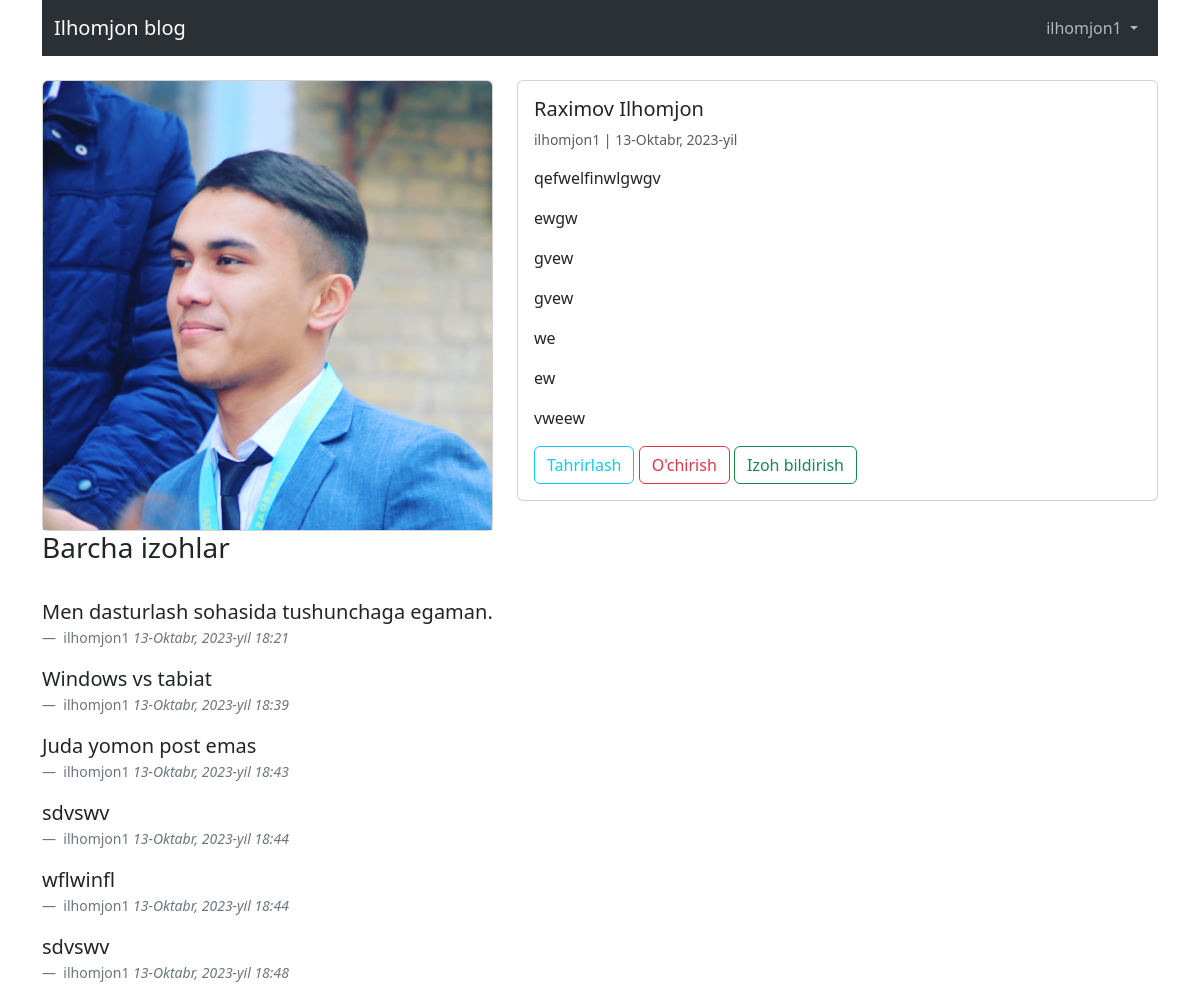
Page /blog/1/ (signed in) on the committed database.
### blog/models.py (models this page shows, shortened)
class Blog(models.Model):
    title = models.CharField(max_length=255, verbose_name='sarlavha')
    summary = models.CharField(max_length=500)
    body = RichTextField()
    image = models.ImageField(upload_to='images/', blank=True)
    at_date = models.DateField(auto_now_add=True)
    author = models.ForeignKey(User, on_delete=models.CASCADE)

class Comment(models.Model):
    id = models.AutoField(primary_key=True)
    blog = models.ForeignKey(Blog, on_delete=models.CASCADE, related_name='comments')
    comment = models.CharField(max_length=255)
    author = models.ForeignKey(
        User,
        on_delete=models.CASCADE
    )
    timestamp = models.DateTimeField(auto_now_add=True)

### blog/views.py (the view)
# urls.py: path('blog/<int:pk>/', BlogDetailView.as_view(), name='blog_detail'),
class BlogDetailView(DetailView):
    model = Blog
    template_name = 'blog.html'
    context_object_name = 'blog'

### templates/blog.html (shortened to what this page needs)
{% extends 'base.html' %}
{% block content %}
<br>
<div class="row">
    {% if blog.image %}
  <div class="col-sm-5 mb-3 mb-sm-0">
    <div class="card">
        <img src="{{ blog.image.url }}" class="card-img-top" alt="{{ article.title }}">
    </div>
  </div>
    {% endif %}
  <div class="col-sm-7">
    <div class="card">
      <div class="card-body">
        <h5 class="card-title">{{ blog.title }}</h5>
        <p class="card-text"><small class="text-body-secondary">{{ blog.author }} | {{ blog.at_date }}</small></p>
        <p class="card-text">{{ blog.body | safe }}</p>
        <a href="{% url 'edit_blog' blog.pk %}" class="btn btn-outline-info">Tahrirlash</a>
        <a href="{% url 'delete_blog' blog.pk %}" class="btn btn-outline-danger">O'chirish</a>
        <a href="{% url 'comment' blog.pk %}" class="btn btn-outline-success">Izoh bildirish</a>
      </div>
    </div>
  </div>
</div>
<h3>Barcha izohlar</h3>
<br>
{% for comment in blog.comments.all %}
<figure>
  <blockquote class="blockquote">
    <p>{{ comment.comment }}</p>
  </blockquote>
  <figcaption class="blockquote-footer">
    {{ comment.author }} <cite title="Source Title">{{ comment.timestamp }}</cite>
  </figcaption>
</figure>
{% endfor %}
{% endblock content %}

### templates/base.html (shortened to what this page needs)
{% load static %}
<!doctype html>
<html lang="en">
  <head>
    <link href="https://cdn.jsdelivr.net/npm/bootstrap@5.3.2/dist/css/bootstrap.min.css" rel="stylesheet">
  </head>
  <body>
  <div class="container" data-bs-theme="dark">
  <nav class="navbar navbar-expand-lg bg-body-tertiary">
  <div class="container-fluid">
    <a class="navbar-brand" href="{% url 'home' %}">Ilhomjon blog</a>
    <div class="collapse navbar-collapse" id="navbarScroll">
        {% if user.is_authenticated %}
      <ul class="navbar-nav ms-auto my-2 my-lg-0 navbar-nav-scroll" style="--bs-scroll-height: 100px;">
        <li class="nav-item dropdown">
          <a class="nav-link dropdown-toggle" href="#" role="button" data-bs-toggle="dropdown" aria-expanded="false">
            {{user.username}}
          </a>
        </li>
      </ul>
        {% endif %}
    </div>
  </div>
</nav>
    </div>
    <main>
      <div class="container">
        {% block content %}
        {% endblock content %}
      </div>
    </main>
  </body>
</html>

### rows in the picture
Blog: image (picture), title "Raximov Ilhomjon", author "ilhomjon1", at_date "13-Oktabr, 2023-yil", body "qefwelfinwlgwgv ewgw gvew gvew we ew vweew"
Comment: comment "Men dasturlash sohasida tushunchaga egaman.", author "ilhomjon1", timestamp "13-Oktabr, 2023-yil 18:21"
Comment: comment "Windows vs tabiat", author "ilhomjon1", timestamp "13-Oktabr, 2023-yil 18:39"
Comment: comment "Juda yomon post emas", author "ilhomjon1", timestamp "13-Oktabr, 2023-yil 18:43"
Comment: comment "sdvswv", author "ilhomjon1", timestamp "13-Oktabr, 2023-yil 18:44"
Comment: comment "wflwinfl", author "ilhomjon1", timestamp "13-Oktabr, 2023-yil 18:44"
Comment: comment "sdvswv", author "ilhomjon1", timestamp "13-Oktabr, 2023-yil 18:48"

### other values in the picture
{{ user.username }} "ilhomjon1"
